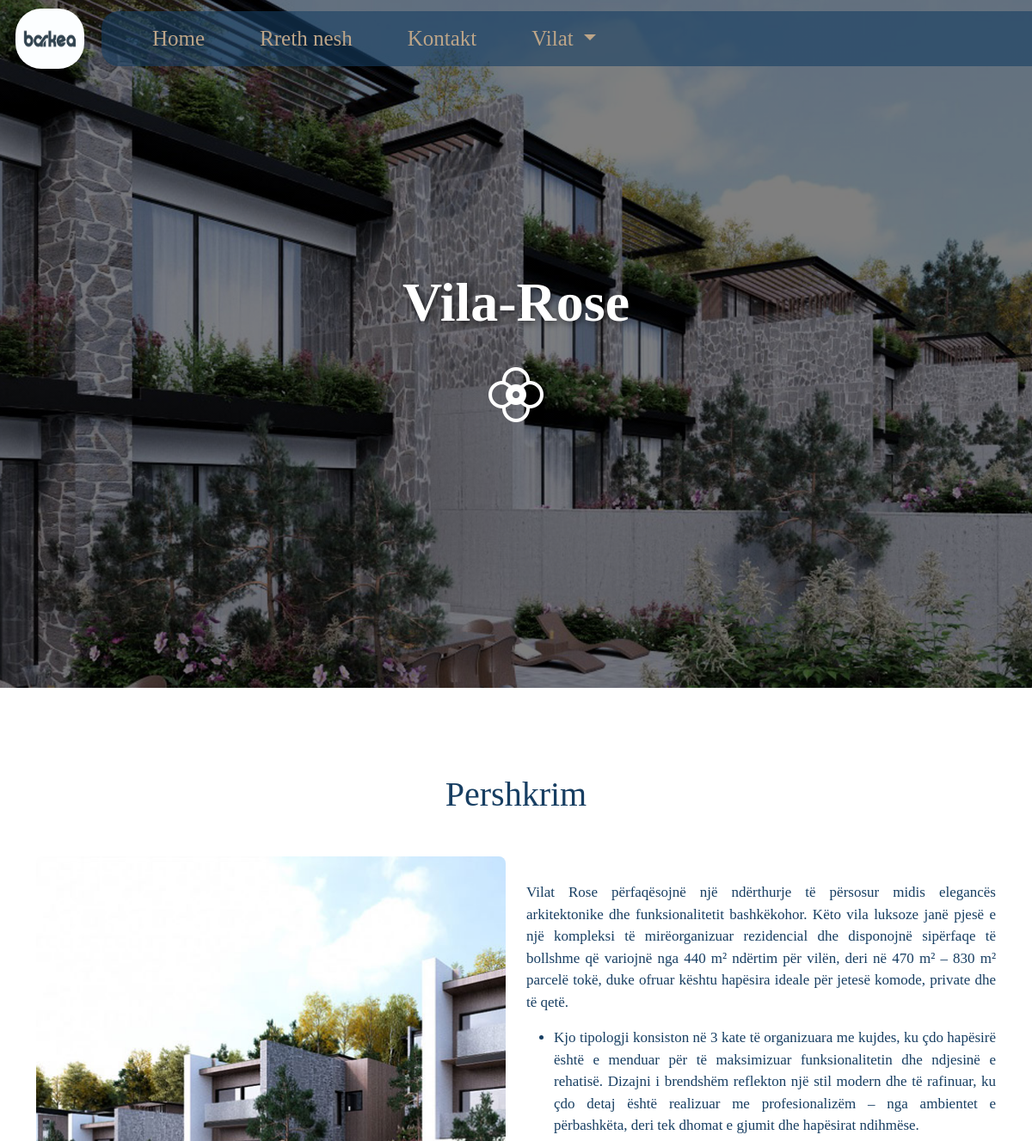
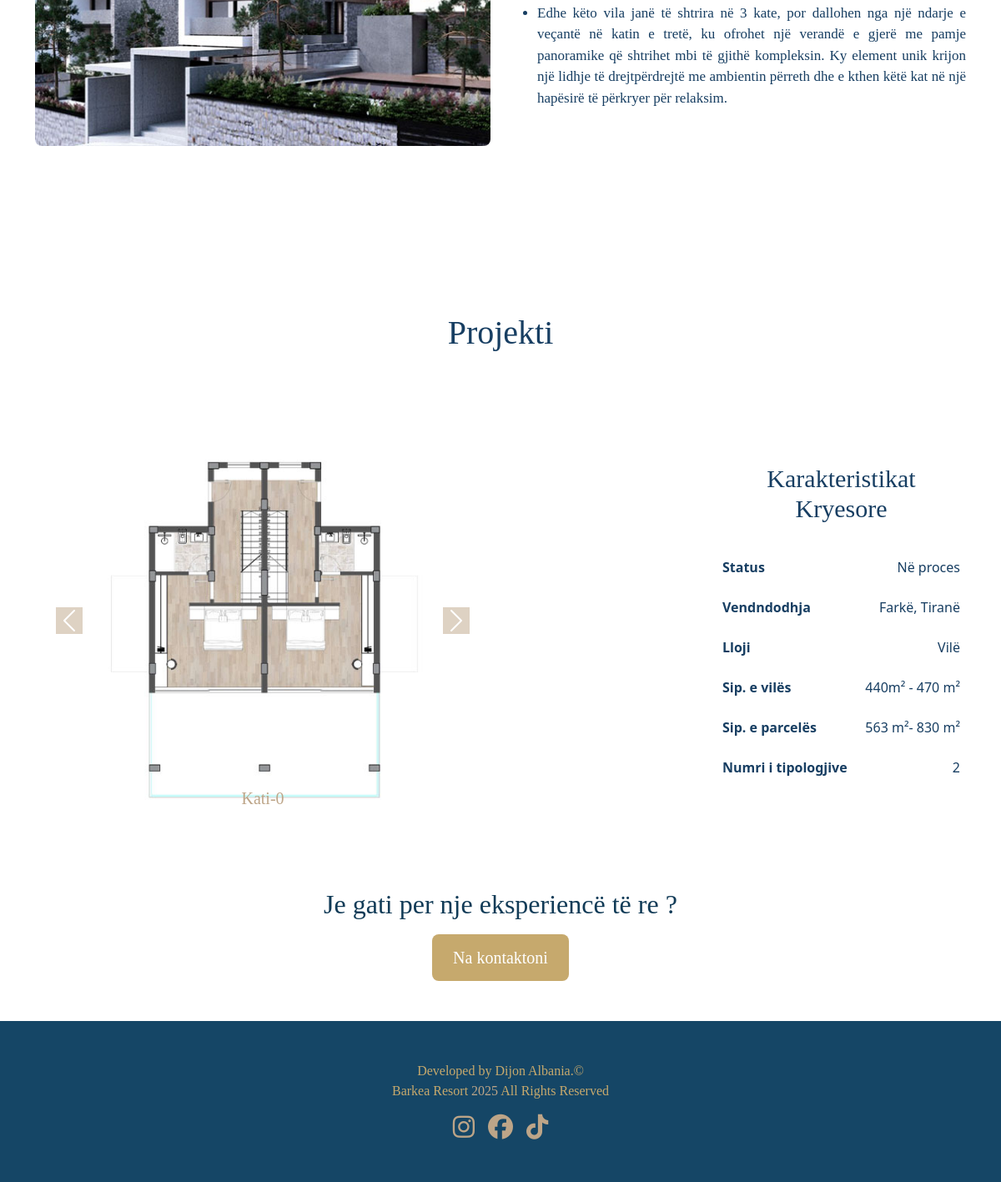
/Rose/, run on the app's committed database (2 pictures, top to bottom).
### Barkea_App/models.py (models this page shows, shortened)
class Vilat(models.Model):
    main_title=models.CharField(max_length=100, null=True, blank=True)
    title=models.CharField(max_length=100)
    image=models.ImageField(upload_to='vilat/')
    description=models.TextField()
    sub_description1=models.TextField()
    sub_description2=models.TextField()
    status=models.CharField(max_length=50)
    vendndodhja=models.CharField(max_length=50)
    lloji=models.CharField(max_length=50)
    sip_vila=models.CharField(max_length=50)
    sip_parcela=models.CharField(max_length=50)
    numri_tipologjive=models.CharField(max_length=50)
    kati_0_img=models.ImageField(upload_to='vilat/')
    kati_1_img=models.ImageField(upload_to='vilat/')
    kati_2_img=models.ImageField(upload_to='vilat/')
    slug=models.SlugField(unique=True, max_length=50, null=True, blank=True)

### Barkea_App/views.py (the view)
# urls.py: path('<slug:vila_slug>/', views.vila_view, name='vilat'),
def vila_view(request, vila_slug):
    footer = Footer.objects.first()
    vila = Vilat.objects.get(slug=vila_slug)
    vilat = Vilat.objects.all()
    return render(request, 'vilat.html', {'vila': vila, 'vilat': vilat, 'footer': footer})

### Barkea_App/templates/vilat.html (shortened to what this page needs)
{% load static %}
<!DOCTYPE html>
<html lang="en">
<head>
    <link href="https://cdn.jsdelivr.net/npm/bootstrap@5.3.6/dist/css/bootstrap.min.css" rel="stylesheet"
>
    <link rel="stylesheet" href="https://cdn.jsdelivr.net/npm/bootstrap-icons@1.10.5/font/bootstrap-icons.css">
    <link rel="stylesheet" href="https://cdnjs.cloudflare.com/ajax/libs/animate.css/4.1.1/animate.min.css" />
    <link href="https://cdn.jsdelivr.net/npm/aos@2.3.4/dist/aos.css" rel="stylesheet">
    <link rel="stylesheet" href="{% static 'CSS/vilat.css' %}">
    <link rel="stylesheet" href="https://cdnjs.cloudflare.com/ajax/libs/font-awesome/6.5.1/css/all.min.css">
</head>
<body>
    <div id="hero-section">
    <div id="navBox" class="mb-5">
        <a class="navbar-brand" href="#">
            <img src="{% static "img/barkealogo.jpg" %}" alt="Avatar Logo" class="siteLogo">
        </a>
        <nav id="navBar" class="navbar fluid navbar-expand-sm animate__animated animate__fadeInRight">
            <div class="container-fluid d-flex justify-content-between align-items-center">
                <div class="collapse navbar-collapse" id="navbarLinks">
                    <ul class="navbar-nav me-auto">
                        <li class="nav-item mx-4">
                            <a class="nav-link" href="{% url "home" %}">Home</a>
                        </li>
                        <li class="nav-item mx-4">
                            <a class="nav-link" href="{% url "about" %}">Rreth nesh</a>
                        </li>
                        <li class="nav-item mx-4">
                            <a class="nav-link" href="{% url "contact" %}">Kontakt</a>
                        </li>
                        <li class="nav-item dropdown mx-4">
                            <a class="nav-link dropdown-toggle" href="#" role="button" data-bs-toggle="dropdown"
                                aria-expanded="false">
                                Vilat
                            </a>
                        </li>
                    </ul>
                </div>
            </div>
        </nav>
    </div>
    <div class="hero-text d-flex flex-column align-items-center justify-content-center">
        <h1 class="hero-header animate__animated animate__fadeInDown">{{ vila.title }}</h1>
        <i class="bi bi-flower2" style="font-size: 4rem;"></i>
    </div>
</div>
   <div class="container1 container" data-aos="fade-up">
    <div class="row align-items-center">
        <h1 class="text-center header mb-5">Pershkrim</h1>
        <div class="col-lg-6 d-flex justify-content-center">
          <img class="rounded-3" src="{{ vila.image.url }}" alt="Vila Rose Image" style="max-width: 100%; height: auto;">
        </div>
        <div class="col-lg-6">
            <p class="paragraph">
                {{ vila.description }}
            </p>
            <ul>
                <li class="paragraph mb-2">{{ vila.sub_description1 }}</li>
                <li class="paragraph">{{ vila.sub_description2 }}</li>
            </ul>
        </div>
    </div>
</div>
    <div class="container" data-aos="fade-up">
    <h1 class="header text-center mb-5">Projekti</h1>
        <div class="projekti row">
            <div class="col-lg-6">
                <div id="carouselExampleCaptions" class="carousel slide">
                    <div class="carousel-indicators">
                        <button type="button" data-bs-target="#carouselExampleCaptions" data-bs-slide-to="0"
                            class="active" aria-current="true" aria-label="Slide 1"></button>
                        <button type="button" data-bs-target="#carouselExampleCaptions" data-bs-slide-to="1"
                            aria-label="Slide 2"></button>
                        <button type="button" data-bs-target="#carouselExampleCaptions" data-bs-slide-to="2"
                            aria-label="Slide 3"></button>
                        <button type="button" data-bs-target="#carouselExampleCaptions" data-bs-slide-to="3"
                            aria-label="Slide 4"></button>
                    </div>
                    <div class="carousel-inner">
                        <div class="carousel-item active">
                            <img src="{{vila.kati_0_img.url}}" class="d-block w-100" alt="...">
                            <div class="carousel-caption d-none d-md-block">
                                <h5>Kati-0</h5>
                            </div>
                        </div>
                    </div>
                    <button class="carousel-control-prev" type="button" data-bs-target="#carouselExampleCaptions"
                        data-bs-slide="prev">
                        <span class="carousel-control-prev-icon" aria-hidden="true"></span>
                    </button>
                    <button class="carousel-control-next" type="button" data-bs-target="#carouselExampleCaptions"
                        data-bs-slide="next">
                        <span class="carousel-control-next-icon" aria-hidden="true"></span>
                    </button>
                </div>
            </div>
            <div class="col-lg-3 p-0 mx-3">
                <h3 class="subheader text-center">Karakteristikat Kryesore</h3>
                <li class="d-flex justify-content-between mb-4">
                    <span style="font-weight: bolder;">Status</span>
                    <span>{{vila.status}}</span>
                </li>
                <li class="d-flex justify-content-between mt-4">
                    <span style="font-weight: bolder;">Vendndodhja</span>
                    <span>{{vila.vendndodhja}}</span>
                </li>
                <li class="d-flex justify-content-between my-4">
                    <span style="font-weight: bolder;">Lloji</span>
                    <span>{{vila.lloji}}</span>
                </li>
                <li class="d-flex justify-content-between mb-4">
                    <span style="font-weight: bolder;">Sip. e vilës</span>
                    <span>{{vila.sip_vila}}</span>
                </li>
                <li class="d-flex justify-content-between mb-4">
                    <span style="font-weight: bolder;">Sip. e parcelës</span>
                    <span>{{vila.sip_parcela}}</span>
                </li>
                <li class="d-flex justify-content-between mt-4">
                    <span style="font-weight: bolder;">Numri i tipologjive</span>
                    <span>{{vila.numri_tipologjive}}</span>
                </li>
            </div>
        </div>
    </div>
    <div class="text-center py-5" data-aos="fade-up">
      <h2 class="mb-3">Je gati per nje eksperiencë të re ?</h2>
      <a href="{% url 'contact' %}" class="btn btn-lg">Na kontaktoni</a>
    </div>
<footer id="footer" class="text-center text-lg-start py-5">
  <div class="container">
	<div class="row text-center">
		<label class="p-0">Developed by Dijon Albania.©</label>
		<label class="p-0">Barkea Resort <span id="year"></span> All Rights Reserved</label>
		<div class="d-flex justify-content-center align-items-center flex-row g-3">
		<a href="{{ footer.instagram }}" target="_blank">
			<i class="fa-brands fa-instagram mx-2"></i>
		</a>
		<a href="{{ footer.facebook }}" target="_blank">
			<i class="fa-brands fa-facebook mx-2"></i>
		</a>
		<a href="{{ footer.tiktok }}" target="_blank">
			<i class="fa-brands fa-tiktok mx-2"></i>
		</a>
		</div>
	</div>
  </div>
</footer>
</body>
</html>

### Barkea_App/static/CSS/vilat.css (style rules this page uses)
body { overflow-x: hidden; }
#hero-section { background: linear-gradient(rgba(0, 0, 0, 0.5), rgba(0, 0, 0, 0.5)), url("../img/rose-cover.jpg") no-repeat center center/cover; background-repeat: no-repeat; height: 100vh; position: relative; color: white; display: flex; flex-direction: column; align-items: flex-start; row-gap: 120px; padding-left: 1.5%; }
.hero-text { position: absolute; top: 50%; left: 50%; transform: translate(-50%, -50%); display: flex; justify-content: center; align-items: center; text-align: center; padding: 20px 40px; border-radius: 8px; }
.container1 { margin-top: 100px; margin-bottom: 200px; }
.projekti { display: flex; align-items: center; flex-direction: row; column-gap: 250px; }
.hero-header { font-size: 4rem; font-weight: 700; line-height: 1.2; margin: 20px 0; font-family: Cambria, Cochin, Georgia, Times, 'Times New Roman', serif; border-radius: 10px; text-shadow: 2px 2px 8px rgba(0, 0, 0, 0.7); }
#navBox { display: flex; align-items: center; justify-content: space-between; gap: 20px; width: 100%; padding-top: 10px; }
#navBar { flex-grow: 1; border-top-left-radius: 20px; border-bottom-left-radius: 20px; padding: 5px 15px; background-color: #173e629a; z-index: 1050; }
.navbar-nav { margin: 0 !important; }
.siteLogo { border-radius:30px; width: 80px; height: 70px; }
.nav-link { font-size: 25px; transition: 0.3s; color: #BDA588 !important; font-family: Cambria, Cochin, Georgia, Times, 'Times New Roman', serif; }
.header { font-size: 40px; color: #173e62; font-family: Cambria, Cochin, Georgia, Times, 'Times New Roman', serif; }
.subheader { font-size: 30px; color: #173e62; margin-bottom: 40px; font-family: Cambria, Cochin, Georgia, Times, 'Times New Roman', serif; }
span { color: #173e62 }
.paragraph { font-size: 17px; text-align: justify; color: #173e62; font-family: Cambria, Cochin, Georgia, Times, 'Times New Roman', serif; }
.btn { background-color: #c6a96d; font-family:Cambria, Cochin, Georgia, Times, 'Times New Roman', serif ; color: white; padding-top: 12px; padding-bottom: 12px; padding-right: 24px; padding-left: 24px; }
.carousel-control-prev-icon, .carousel-control-next-icon { background-color: #BDA588; }
h5 { color: #BDA588; font-family: Cambria, Cochin, Georgia, Times, 'Times New Roman', serif; }
h2 { color:#113b57; font-family: Cambria, Cochin, Georgia, Times, 'Times New Roman', serif; }
#year { color:#BDA588; }
#footer { bottom: 0; left: 0; right: 0; padding-top: 10px; padding-bottom: 10px; background-color: #154666; color: #c6a96d; text-align: center; font-family: Cambria, Cochin, Georgia, Times, 'Times New Roman', serif; }
i.fa-instagram, .fa-facebook, .fa-tiktok { font-size: 30px; }
a { color: #BDA588; }

### data on the page
Vilat: title "Vila-Rose", image (picture), description "Vilat Rose përfaqësojnë një ndërthurje të përsosur midis elegancës arkitektonike dhe funksionalitetit bashkëkohor. Këto vila luksoze janë pjesë e një kompleksi të mirëorganizuar rezidencial dhe disponojnë sipërfaqe të bollshme që variojnë nga 440 m² ndërtim për vilën, deri në 470 m² – 830 m² parcelë tokë, duke ofruar kështu hapësira ideale për jetesë komode, private dhe të qetë.", sub_description1 "Kjo tipologji konsiston në 3 kate të organizuara me kujdes, ku çdo hapësirë është e menduar për të maksimizuar funksionalitetin dhe ndjesinë e rehatisë. Dizajni i brendshëm reflekton një stil modern dhe të rafinuar, ku çdo detaj është realizuar me profesionalizëm – nga ambientet e përbashkëta, deri tek dhomat e gjumit dhe hapësirat ndihmëse.", sub_description2 "Edhe këto vila janë të shtrira në 3 kate, por dallohen nga një ndarje e veçantë në katin e tretë, ku ofrohet një verandë e gjerë me pamje panoramike që shtrihet mbi të gjithë kompleksin. Ky element unik krijon një lidhje të drejtpërdrejtë me ambientin përreth dhe e kthen këtë kat në një hapësirë të përkryer për relaksim.", kati_0_img (picture), status "Në proces", vendndodhja "Farkë, Tiranë", lloji "Vilë", sip_vila "440m² - 470 m²", sip_parcela "563 m²- 830 m²", numri_tipologjive "2"
